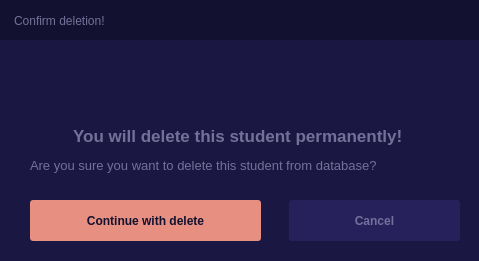
<?xml version="1.0" encoding="UTF-8"?>
<ui version="4.0">
 <class>confirm_delete_msg</class>
 <widget class="QDialog" name="confirm_delete_msg">
  <property name="geometry">
   <rect>
    <x>0</x>
    <y>0</y>
    <width>479</width>
    <height>261</height>
   </rect>
  </property>
  <property name="windowTitle">
   <string>Dialog</string>
  </property>
  <property name="styleSheet">
   <string notr="true">*{
	background-color: transparent;
	border: none;
	background: transparent;
	padding:0;
	margin :0;
}</string>
  </property>
  <widget class="QFrame" name="dialog_nav">
   <property name="geometry">
    <rect>
     <x>0</x>
     <y>0</y>
     <width>479</width>
     <height>40</height>
    </rect>
   </property>
   <property name="minimumSize">
    <size>
     <width>0</width>
     <height>40</height>
    </size>
   </property>
   <property name="maximumSize">
    <size>
     <width>16777215</width>
     <height>40</height>
    </size>
   </property>
   <property name="styleSheet">
    <string notr="true">#dialog_nav{
	background-color: rgb(18, 17, 47);
}
QLabel{
	background-color: transparent;
	color: rgb(117, 112, 153);
}
#close_dialog_btn{
    background-color: transparent;
    border: none;
}</string>
   </property>
   <property name="frameShape">
    <enum>QFrame::Shape::StyledPanel</enum>
   </property>
   <property name="frameShadow">
    <enum>QFrame::Shadow::Raised</enum>
   </property>
   <widget class="QLabel" name="label_8">
    <property name="geometry">
     <rect>
      <x>14</x>
      <y>10</y>
      <width>111</width>
      <height>21</height>
     </rect>
    </property>
    <property name="styleSheet">
     <string notr="true"/>
    </property>
    <property name="text">
     <string>Confirm deletion!</string>
    </property>
   </widget>
   <widget class="QPushButton" name="close_dialog_btn">
    <property name="geometry">
     <rect>
      <x>450</x>
      <y>10</y>
      <width>21</width>
      <height>21</height>
     </rect>
    </property>
    <property name="styleSheet">
     <string notr="true">QPushButton{
	padding:15px;
	border:0;
}
</string>
    </property>
    <property name="text">
     <string/>
    </property>
    <property name="icon">
     <iconset resource="../ico.qrc">
      <normaloff>:/png/icons/close_red.png</normaloff>:/png/icons/close_red.png</iconset>
    </property>
    <property name="iconSize">
     <size>
      <width>10</width>
      <height>10</height>
     </size>
    </property>
   </widget>
  </widget>
  <widget class="QFrame" name="frame">
   <property name="geometry">
    <rect>
     <x>0</x>
     <y>40</y>
     <width>479</width>
     <height>221</height>
    </rect>
   </property>
   <property name="acceptDrops">
    <bool>false</bool>
   </property>
   <property name="styleSheet">
    <string notr="true">QFrame{
	background-color: rgb(26, 24, 66);
	color: rgb(117, 112, 153);
}
QPushButton {
    background-color: rgb(38, 33, 91);
	color: rgb(117, 112, 153);
    border-radius: 3px;
    border-color: rgb(222, 70, 72);
    font: bold 12px;
    padding: 6px;
}
QPushButton:pressed {
    background-color: rgb(44, 34, 104);
}
#warning_btn{
    background-color: transparent;
    border: none;
}
</string>
   </property>
   <property name="frameShape">
    <enum>QFrame::Shape::StyledPanel</enum>
   </property>
   <property name="frameShadow">
    <enum>QFrame::Shadow::Raised</enum>
   </property>
   <widget class="QLabel" name="content_msg_label">
    <property name="geometry">
     <rect>
      <x>30</x>
      <y>115</y>
      <width>361</width>
      <height>21</height>
     </rect>
    </property>
    <property name="font">
     <font>
      <pointsize>10</pointsize>
      <bold>false</bold>
     </font>
    </property>
    <property name="text">
     <string>Are you sure you want to delete this student from database?</string>
    </property>
   </widget>
   <widget class="QPushButton" name="cancel_btn">
    <property name="geometry">
     <rect>
      <x>289</x>
      <y>160</y>
      <width>171</width>
      <height>41</height>
     </rect>
    </property>
    <property name="styleSheet">
     <string notr="true"/>
    </property>
    <property name="text">
     <string>Cancel</string>
    </property>
   </widget>
   <widget class="QPushButton" name="confirm_close_btn">
    <property name="geometry">
     <rect>
      <x>30</x>
      <y>160</y>
      <width>231</width>
      <height>41</height>
     </rect>
    </property>
    <property name="font">
     <font>
      <pointsize>-1</pointsize>
      <italic>false</italic>
      <bold>true</bold>
     </font>
    </property>
    <property name="styleSheet">
     <string notr="true">background-color: rgb(231, 143, 129);
color: rgb(18, 17, 47);
</string>
    </property>
    <property name="text">
     <string>Continue with delete</string>
    </property>
   </widget>
   <widget class="QLabel" name="title_msg_label">
    <property name="geometry">
     <rect>
      <x>10</x>
      <y>80</y>
      <width>451</width>
      <height>31</height>
     </rect>
    </property>
    <property name="font">
     <font>
      <pointsize>13</pointsize>
      <bold>true</bold>
     </font>
    </property>
    <property name="text">
     <string> You will delete this student permanently!</string>
    </property>
    <property name="alignment">
     <set>Qt::AlignmentFlag::AlignCenter</set>
    </property>
   </widget>
   <widget class="QLabel" name="label">
    <property name="geometry">
     <rect>
      <x>220</x>
      <y>20</y>
      <width>50</width>
      <height>50</height>
     </rect>
    </property>
    <property name="text">
     <string/>
    </property>
    <property name="pixmap">
     <pixmap resource="../ico.qrc">:/png/icons/database1.png</pixmap>
    </property>
    <property name="scaledContents">
     <bool>true</bool>
    </property>
   </widget>
  </widget>
 </widget>
 <resources>
  <include location="../ico.qrc"/>
 </resources>
 <connections/>
</ui>
